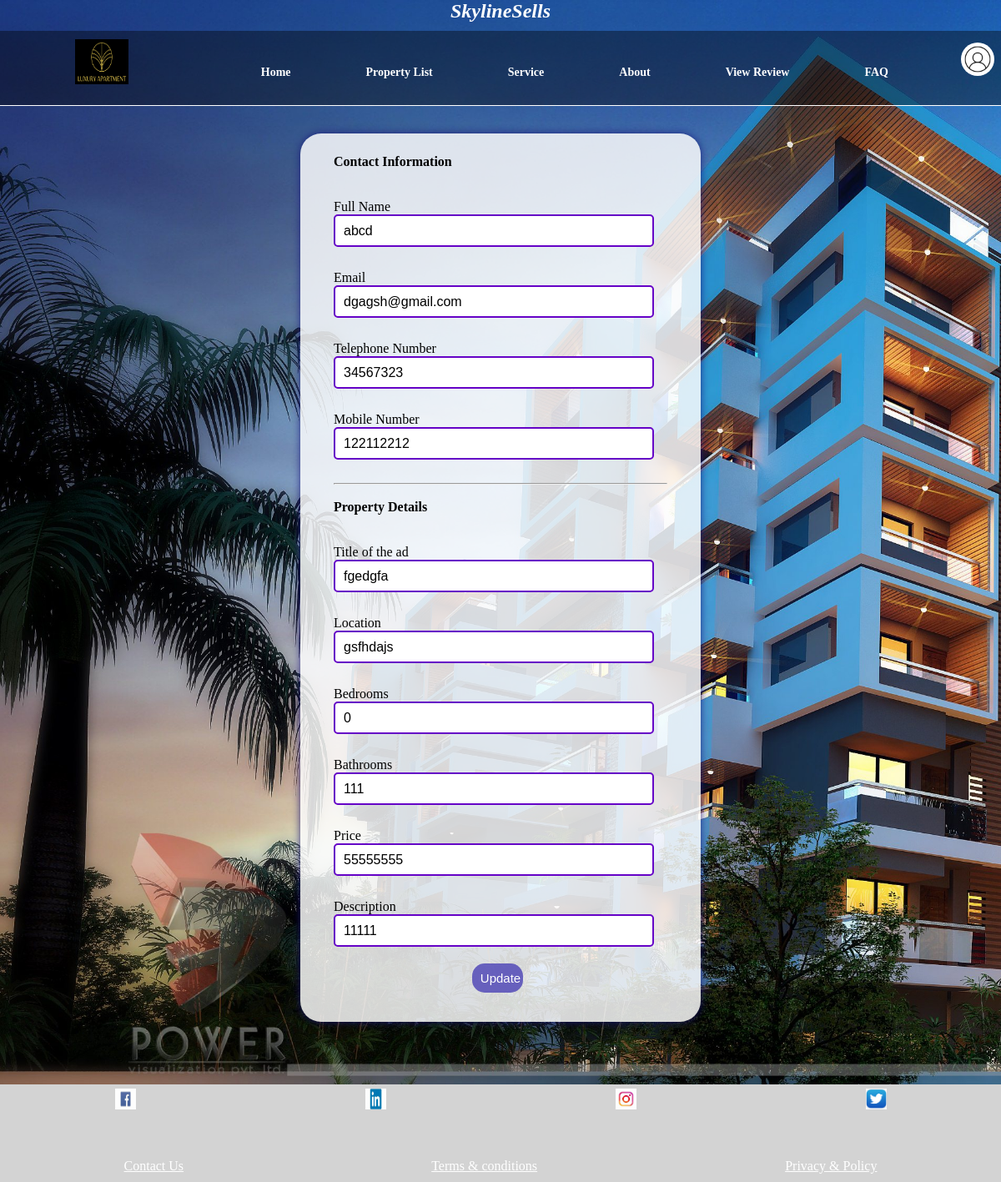
/postupdate.php?id=25, run on the app's committed database.
### tables this page shows
CREATE TABLE `advertisement` (
  `Client ID` int(10) NOT NULL,
  `Name` varchar(11) NOT NULL,
  `Email` varchar(25) NOT NULL,
  `Tel Number` int(10) NOT NULL,
  `Mob Number` int(10) NOT NULL,
  `Title of the Ad` varchar(50) NOT NULL,
  `Location` varchar(20) NOT NULL,
  `No of Bedrooms` int(2) NOT NULL,
  `No of Bathrooms` int(2) NOT NULL,
  `Price` int(10) NOT NULL,
  `Description` varchar(100) NOT NULL
);

### postupdate.php (the view, shortened to what this page needs)
<!DOCTYPE html>
<html>
<head>
<link rel="stylesheet" href = "styles/styles.css">
</head>
<body>
<h2><em>SkylineSells</em></h2>
<div class="profile">
    <img src="images\user-profile-icon.jpg" alt="User profile" class="profile-icon" onclick="toggleMenu()">
</div>
<nav>
      <img class="logo" src="images\apartmentlogo.png" alt="Apaetment" LOGO>
<ul class= "menu">
<li> <a href = "Home.php"> Home </a> </li>
<li> <a href = "PropertyList.php"> Property List </a> </li>
<li> <a href = "Service.php"> Service </a> </li>
<li> <a href = "About.php"> About </a> </li>
<li> <a href = "reviews.php">View Review </a> </li>
<li> <a href = "maincomment.php"> FAQ </a> </li>
</ul>
</nav>
<br>
</head>
<body>
<?php
require 'config.php';
if(isset($_GET["id"])) {
    $id = $_GET["id"];
    $sql = "SELECT * FROM advertisement WHERE `Client ID`=$id";
    $result = $con->query($sql);
        if($result->num_rows>0){
            while($row = $result->fetch_assoc())
        {
            $name=$row["Name"];
            $clientEmail=$row["Email"];
            $clientTelNo=$row["Tel Number"];
            $clientMobNo=$row["Mob Number"];
            $clientTitleOfTheAd=$row["Title of the Ad"];
            $clientLocation=$row["Location"];
            $clientNoOfBedrooms=$row["No of Bedrooms"];
            $clientNoOfBathrooms=$row["No of Bathrooms"];
            $clientPrice=$row["Price"];
            $clientDescription=$row["Description"];
        }
?>
    <div class="container">
    <div class="form-box">
<form method="post" action="">
<p><b>Contact Information</b></p>
<br><br>
            <div class="field-input"><p>Full Name</p>
                <input type="text"  name="cname" value="<?php echo $name; ?>">
            </div>
            <br>
            <div class="field-input"><p>Email</p>
                <input type="text" name="cemail"  value="<?php echo $clientEmail; ?>" >
            </div>
            <br>
            <div class="field-input"><p>Telephone Number</p>
                 <input type="tel" name="ctel" required title="number should have 10 digits" value="<?php echo $clientTelNo; ?>">
            </div>
            <br>
            <div class="field-input"><p>Mobile Number</p>
                <input type="tel" name="cmob" required title="number should have 10 digits"  value="<?php echo $clientMobNo; ?>">
            </div>
            <br>
            <hr>
            <br>
            <p><b>Property Details</b></p>
            <br><br>
            <div class="field-input"><p>Title of the ad</p>
                <input type="text" name="ctitle"  value="<?php echo $clientTitleOfTheAd; ?>" >
            </div>
            <br>
            <div class="field-input"><p>Location</p>
                <input type="text" name="clocation"  value="<?php echo $clientLocation; ?>" >
            </div>
            <br>
            <div class="field-input"><p>Bedrooms</p>
                <input type="text" name="cbedrooms"  value="<?php echo $clientNoOfBedrooms; ?>" >
            </div>
            <br>
            <div class="field-input"><p>Bathrooms</p>
                <input type="text" name="cbathrooms"  value="<?php echo $clientNoOfBathrooms; ?>" >
            </div>
            <br>
            <div class="field-input"><p>Price</p>
                <input type="text" name="cprice"  value="<?php echo $clientPrice; ?>" >
            </div>
            <br>
            <div class="field-input"><p>Description</p>
                <input type="text" name="cdescription"  value="<?php echo $clientDescription; ?>" >
            </div>
            <div class = "updatebtn">
            <div class="field-input">
                <input class="btn" type="submit" name='btn' value="Update">
            </div>
            </div>
    </div>
    </div>
<?php
}
?>
<footer>
<div class="icons">
   <img class="icon" src ="images/facebook.jpg" alt="facebook logo">
   <img class="icon" src ="images/linkedIn.jpg" alt="linkedln logo">
   <img class="icon" src ="images/instagram.jpg" alt="instagram logo">
   <img class="icon" src ="images/twitter.png" alt="twitter logo">
</div>
 <br><br><br>
<div class="footer-details">
 <a href="contactus.php" class="footer-details">Contact Us</a>
 <a href="terms&condition.php" class="footer-details">Terms & conditions</a>
 <a href="privacy&policy.php" class="footer-details">Privacy & Policy</a>
 </div>
</footer>
</body>
</html>
<?php
}
?>

### styles/styles.css (style rules this page uses)
* { margin:0; padding:0; }
body { background-image:url("../images/background2.jpg"); background-size:cover; background-repeat:no-repeat; }
h2 { font-weight:bold; color:white; text-align:center; }
.profile { margin-left: 96%; position: absolute; display: inline-block; z-index: 1; margin-top: 2%; }
.profile-icon { width: 40px; height: 40px; border-radius:25px; cursor: pointer; }
nav { position:relative; top:10px; left:0; width:100%; height:90px; padding:10px 90px; box-sizing:border-box; background:rgba(0,0,0,0.4); border-bottom:1px solid #fff; }
nav ul { list-style-type:none; display:flex; float:right; }
nav ul li a { line-height:80px; color:#fff; padding:12px 30px; text-decoration:none; font-size:14px; font-weight:bold; margin-left:15px; margin-right:15px; }
.logo { height:50px; width:60px; border:2px solid black; background-color:black; }
.icons { display:flex; justify-content:space-around; }
.icon { display:inline-block; height:25px; width:25px; margin:5px; }
div.footer-details { display:flex; justify-content:space-around; }
a.footer-details { display:inline-block; color:white; margin-bottom:10px; }
footer { background-color:lightgray; }
div.container { display:flex; justify-content:center; align-items:center; min-height:90vh; margin-bottom: 100px; }
div.form-box { top:25px; background:#ffffffd3; padding:25px 40px; border-radius:25px; width:400px; margin:0px 10px; position:relative; box-shadow:0 0 10px 0 rgba(24, 17, 124, 0.808); }
.form-box , .field-input { display:flex; margin-bottom:10px; flex-direction:column; }
.field-input input { border:2px solid #6502c7; border-radius:5px; height:35px; width:90%; padding:0 10px; font-size:16px; outline:none; }
input.btn { border:0; height:35px; color:#fff; font-size:15px; margin-top:10px; background:rgba(76,68,182,0.808); border-radius:15px; cursor:pointer; }
.updatebtn { display: flex; justify-content: center; }

### data on the page
advertisement: cname "abcd", cemail "dgagsh@gmail.com", ctel "34567323", cmob "122112212", ctitle "fgedgfa", clocation "gsfhdajs", cbedrooms "0", cbathrooms "111", cprice "55555555", cdescription "11111"
